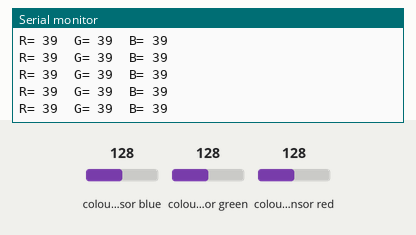
This sketch was run on a simulated Arduino Uno, built with avr-gcc and run on an emulated ATmega328P. Shown: the last lines printed to the serial monitor. Wiring (inferred from the names in the program): TCS3200 colour sensor: output pin 8; S2 pin 6; S3 pin 7; S0 pin 4; S1 pin 5. The inputs (shaded band) are chosen by the test bench; at power-on: colour sensor blue 128, colour sensor green 128, colour sensor red 128.

Above: at 1.2 s.
1.3 s: colour sensor blue set to 5
At 2.2 s:
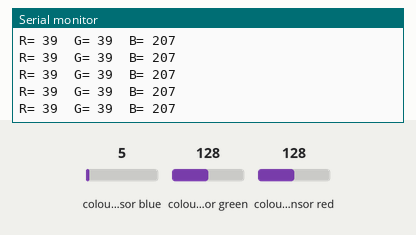
4.3 s: colour sensor green set to 191
At 5.3 s:
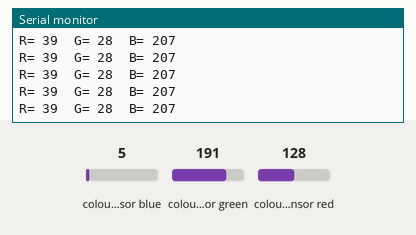
7.3 s: colour sensor red set to 5
At 7.8 s:
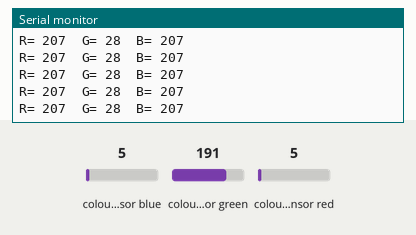
10.3 s: colour sensor blue set to 128
At 11.3 s:
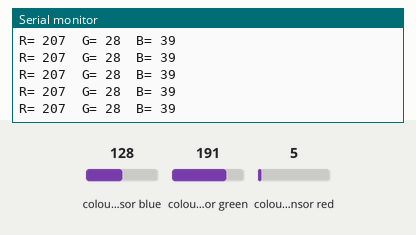
13.3 s: colour sensor red set to 128
At 14.1 s:
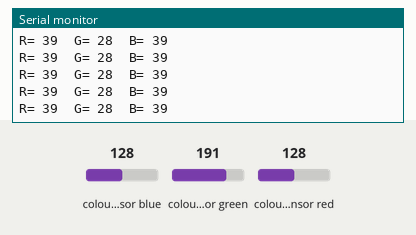
16.3 s: colour sensor green set to 5
At 17.4 s:
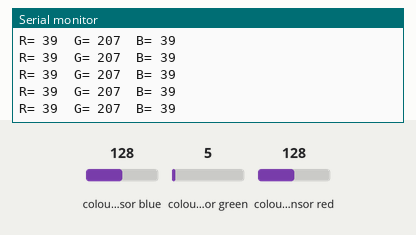
Timing chart, 0 to 19.3 s (numbered marks = the images above; inputs shaded):
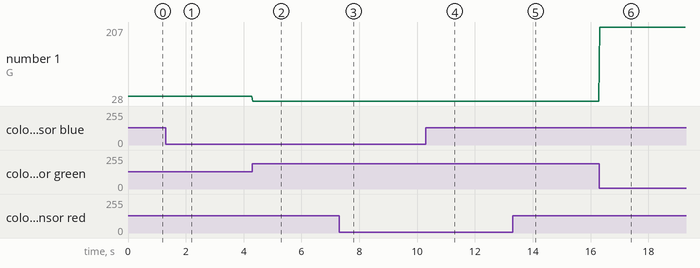

The sketch:

RGB.ino
```cpp
    /*     Arduino Color Sensing Tutorial
     *
     *  by Dejan Nedelkovski, www.HowToMechatronics.com
     *
     */

    #define S0 4
    #define S1 5
    #define S2 6
    #define S3 7
    #define sensorOut 8
    int frequency = 0;
    void setup() {
      pinMode(S0, OUTPUT);
      pinMode(S1, OUTPUT);
      pinMode(S2, OUTPUT);
      pinMode(S3, OUTPUT);
      pinMode(sensorOut, INPUT);

      // Setting frequency-scaling to 20%
      digitalWrite(S0,HIGH);
      digitalWrite(S1,LOW);

      Serial.begin(9600);
    }
    void loop() {
      // Setting red filtered photodiodes to be read
      digitalWrite(S2,LOW);
      digitalWrite(S3,LOW);

      // Reading the output frequency
      frequency = pulseIn(sensorOut, LOW);

      // Printing the value on the serial monitor
      Serial.print("R= ");//printing name
      Serial.print(frequency);//printing RED color frequency
      Serial.print("  ");
      delay(10);

      // Setting Green filtered photodiodes to be read
      digitalWrite(S2,HIGH);
      digitalWrite(S3,HIGH);

      // Reading the output frequency
      frequency = pulseIn(sensorOut, LOW);

      // Printing the value on the serial monitor
      Serial.print("G= ");//printing name
      Serial.print(frequency);//printing RED color frequency
      Serial.print("  ");
      delay(10);

      // Setting Blue filtered photodiodes to be read
      digitalWrite(S2,LOW);
      digitalWrite(S3,HIGH);

      // Reading the output frequency
      frequency = pulseIn(sensorOut, LOW);

      // Printing the value on the serial monitor
      Serial.print("B= ");//printing name
      Serial.print(frequency);//printing RED color frequency
      Serial.println("  ");
      delay(10);
    }
```

Measured:
- after the input at 1.3 s, the serial monitor: prints a new line at once (image 1)
- after the input at 4.3 s, the serial monitor: prints a new line at once (image 2)
- after the input at 7.3 s, the serial monitor: prints a new line at once (image 3)
- after the input at 10.3 s, the serial monitor: prints a new line at once (image 4)
- after the input at 13.3 s, the serial monitor: prints a new line at once (image 5)
- after the input at 16.3 s, the serial monitor: prints a new line at once (image 6)
- plotted number 1: 39 → 28 after the input at 4.3 s, 28 → 207 after the input at 16.3 s
